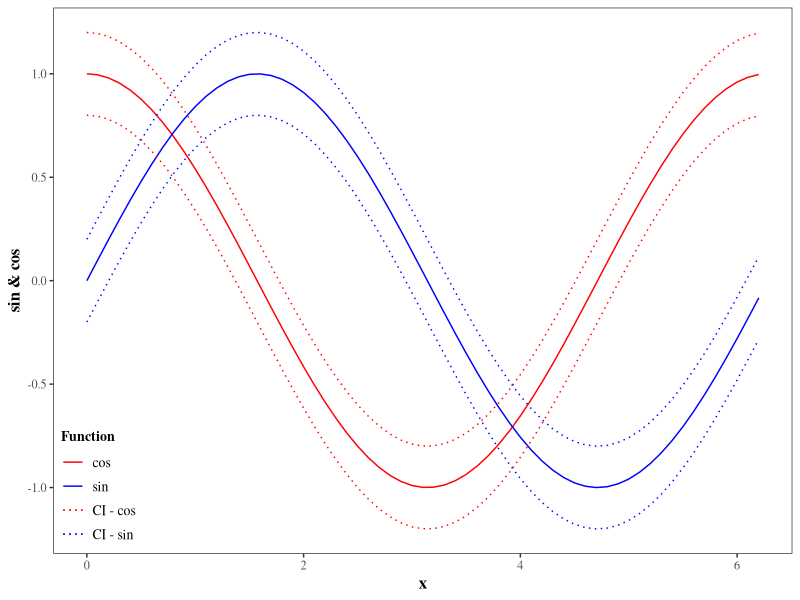
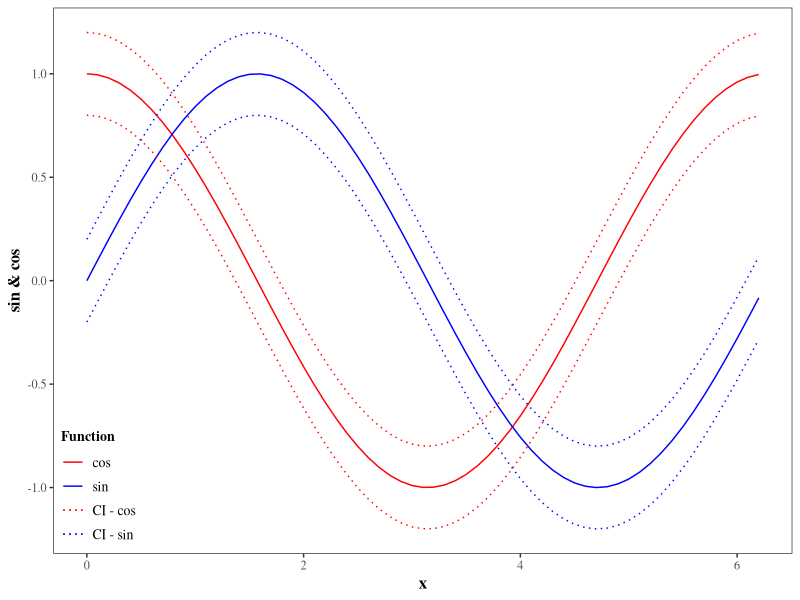

Reproduce these figures in R, in order.
###############################################################################
# ggplot2: confidence lines and set line types manually;
# Also forces representation of CI lines in legend.
###############################################################################

# install.packages("ggplot2")
library(ggplot2)

# =============================================================================
# Create fake data
# =============================================================================
x <- seq(from=0, to=2*pi, by=0.1)
my.data <- data.frame(x        = rep(x,2),
                      sin.cos  = c(sin(x),cos(x)),
                      lowerCI  = c(sin(x),cos(x)) - 0.2,
                      upperCI  = c(sin(x),cos(x)) + 0.2,
                      Function = rep(c("sin","cos"), each=63))

# =============================================================================
# Plot
# =============================================================================
my_plot <- 
  ggplot(my.data, 
         aes(x = x, 
             y = sin.cos)) +
  # add the sin.cos lines
  geom_line(aes(colour = Function)) +
  # add "confidence" lines
  geom_line(aes(y = lowerCI, 
                colour = paste0('CI - ', Function)),
            linetype = 'dotted', 
            lwd=.5) +
  geom_line(aes(y = upperCI, 
                colour = paste0('CI - ', Function)),
            linetype = 'dotted', 
            lwd=.5) +
  # set line color manually; forces also the CI lines to appear in legend
  scale_colour_manual(name = 'Function',
                      breaks = c('cos', 'sin', 'CI - cos', 'CI - sin'),
                      values = c('cos'      = 'red',
                                 'sin'      = 'blue',
                                 'CI - cos' = 'red',
                                 'CI - sin' = 'blue')) +
  # override line type in leged so that CI lines are porperly represented
  guides(colour = guide_legend(override.aes = list(linetype = c(rep('solid', 2), 
                                                                rep('dotted',2))))) +
  # set axis labels
  labs(x = "x", 
       y = "sin & cos") +
  # theme without the default gray ggplot2 backgound
  theme_bw() + 
  # adjust some theme components
  theme(panel.grid = element_blank(), # eliminate default grids
        # set font family for all text within the plot ("serif" should work as "Times New Roman")
        # note that this can be overridden with other adjustment functions below
        text = element_text(family = "serif"),
        # adjust text in X-axis title
        axis.title.x = element_text(size = 12, face = "bold"),
        # adjust text in Y-axis title
        axis.title.y = element_text(size = 12, face = "bold"),
        # adjust legend title appearance
        legend.title = element_text(size = 10, face = "bold"),
        # adjust legend label appearance
        legend.text = element_text(size = 10),
        # don't draw legend box (check element_rect() for borders and backgrounds)
        legend.background = element_blank(),
        # Put lower-left corner of legend box in lower-left corner of graph
        # Note that the numeric position in legend.position below is relative to the entire area, 
        # including titles and labels, not just the plotting area
        legend.justification = c(0,0),
        legend.position = c(0,0))

# Save as png
ggsave(filename = "gallery/colored_confidence_lines.png",
       plot = my_plot, 
       width = 10, height = 8, units = "cm", dpi = 75)
# Save as pdf
ggsave(filename = "gallery/colored_confidence_lines.pdf",
       plot = my_plot, 
       width = 10, height = 8, units = "cm")

# addapted from:
# http://stackoverflow.com/questions/41743356/ggplot2-adding-lines-of-same-color-but-different-type-to-legend